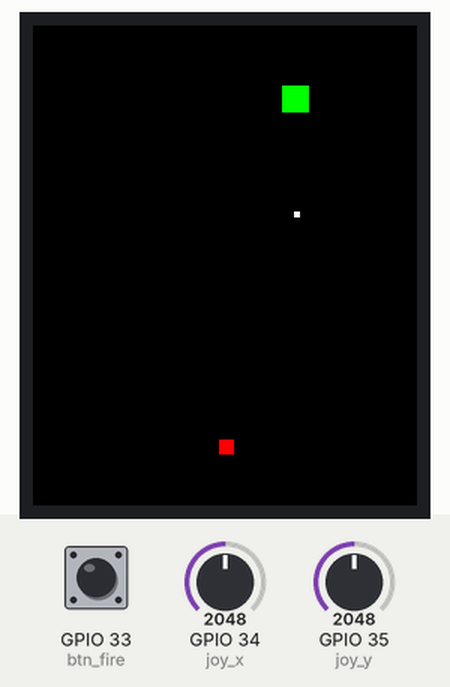
Simulated run of this program. Board: ESP32 board running MicroPython. Shown: 128×160 colour display. Inputs (shaded band) come from the test bench; at power-on: GPIO 34 (joy_x) = 2048, GPIO 35 (joy_y) = 2048, GPIO 33 (btn_fire) LOW (analog values on the 0–4095 scale). Random numbers come from a fixed seed.

Above: at 2.1 s.
2.2 s: GPIO 34 (joy_x) set to 3603
At 2.63 s:
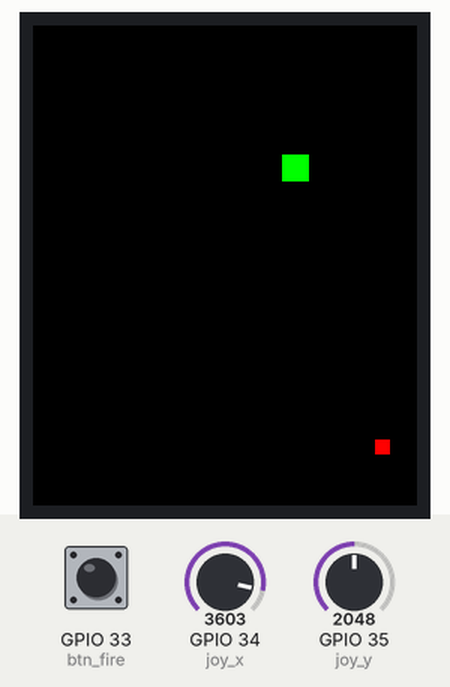
3.9 s: GPIO 35 (joy_y) set to 3603
At 4.14 s:
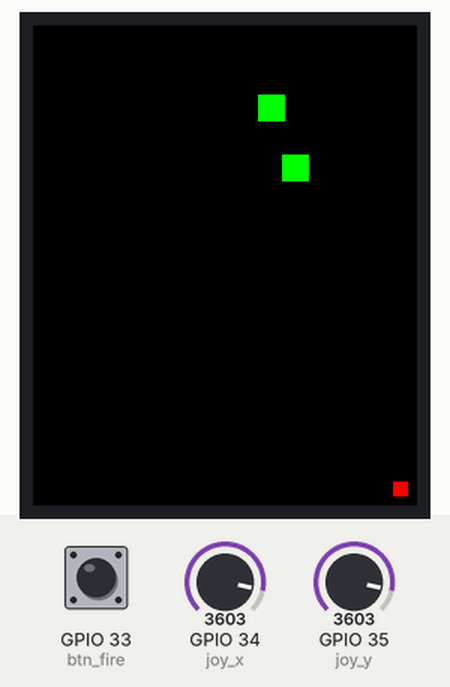
5.4 s: GPIO 33 (btn_fire) pulled HIGH for 0.15 s
At 5.68 s:
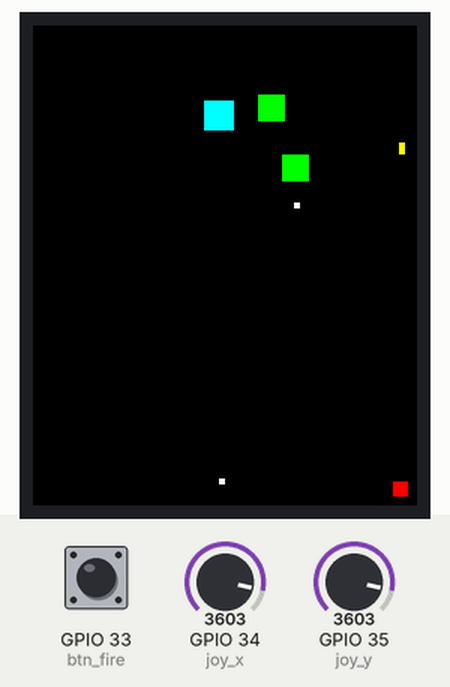
6.1 s: GPIO 33 (btn_fire) pulled HIGH for 1 s
At 6.29 s:
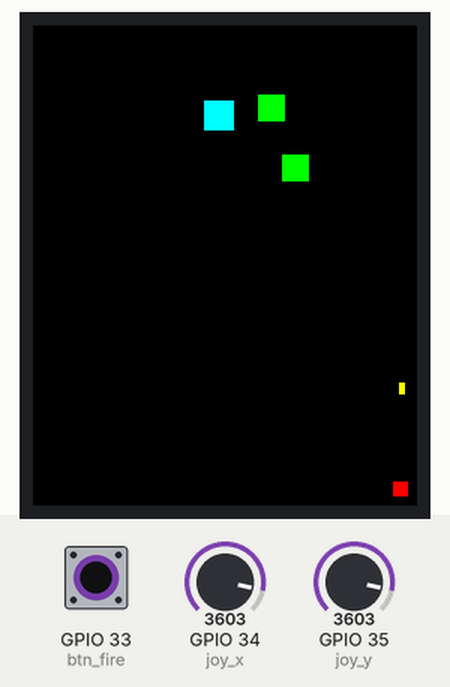
7.7 s: GPIO 35 (joy_y) set to 491
At 8.11 s:
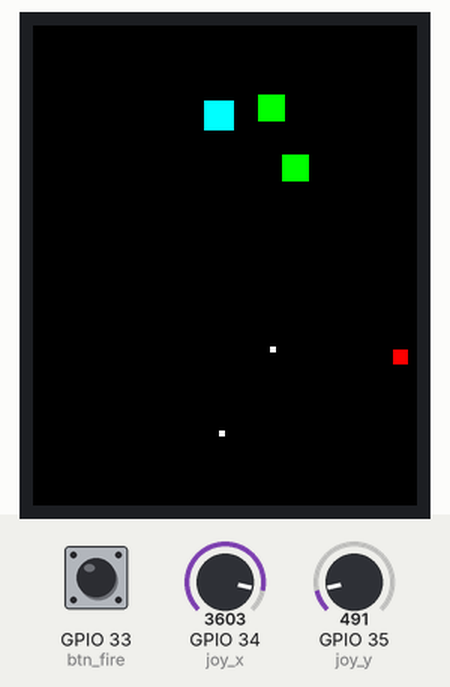
10.7 s: GPIO 34 (joy_x) set to 0
At 11.15 s:
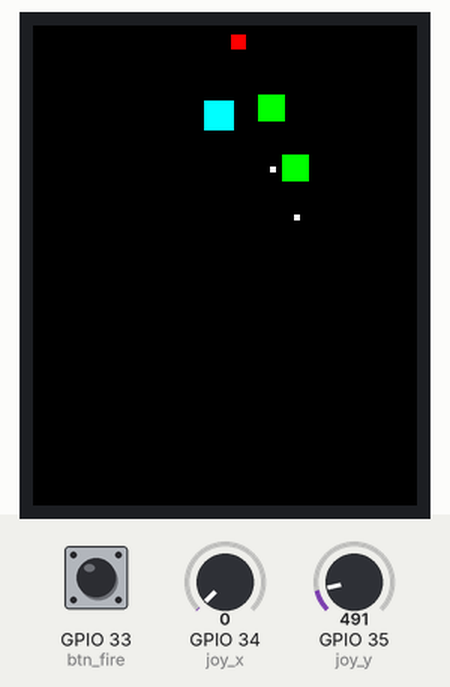
Timing chart, 0 to 13.7 s (numbered marks = the images above; inputs shaded):
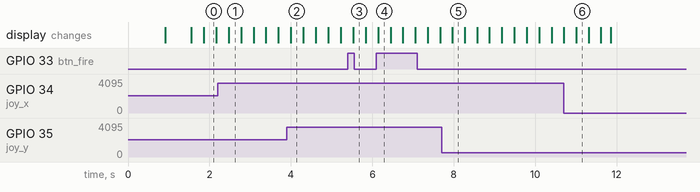

The program:

_____-chat.py
```python
import machine
from machine import Pin, ADC, SPI, PWM
import st7735 #https://github.com/boochow/MicroPython-ST7735/blob/master/ST7735.py
import time
import random

# ============================================================
#                      하드웨어 설정
# ============================================================

# SPI로 ST7735 TFT 연결
spi = SPI(
    2,
    baudrate=40000000,
    polarity=0,
    phase=0,
    sck=Pin(18),
    mosi=Pin(23)
)

# TFT 초기화 (CS=16, DC=17, RST=5)
tft = st7735.TFT(spi, 16, 17, 5)
tft.initr()
tft.rgb(True)

# 백라이트 PWM 제어
blk = PWM(Pin(2))
blk.freq(1000)
blk.duty(1023)

# 조이스틱 아날로그 입력
joy_x = ADC(Pin(34))
joy_y = ADC(Pin(35))
joy_x.atten(ADC.ATTN_11DB)
joy_y.atten(ADC.ATTN_11DB)

# 발사 버튼
btn_fire = Pin(33, Pin.IN)

# ============================================================
#                        상수 정의
# ============================================================

CENTER   = 2048       # 조이스틱 중앙값
DEADZONE = 1000       # 흔들림 방지 데드존

SCREEN_W = 128
SCREEN_H = 160

# 자주 쓰는 색상 캐싱 (속도 향상)
BLACK  = st7735.TFT.BLACK
RED    = st7735.TFT.RED
WHITE  = st7735.TFT.WHITE
GREEN  = st7735.TFT.GREEN
CYAN   = st7735.TFT.CYAN
YELLOW = st7735.TFT.YELLOW
MAROON = st7735.TFT.MAROON

# ============================================================
#                5x5 픽셀 폰트 (GAME OVER)
# ============================================================

font_map = {
    'G':[0b01110,0b10000,0b10111,0b10001,0b01110],
    'A':[0b01110,0b10001,0b11111,0b10001,0b10001],
    'M':[0b10001,0b11011,0b10101,0b10001,0b10001],
    'E':[0b11111,0b10000,0b11110,0b10000,0b11111],
    'O':[0b01110,0b10001,0b10001,0b10001,0b01110],
    'V':[0b10001,0b10001,0b10001,0b01010,0b00100],
    'R':[0b11110,0b10001,0b11110,0b10100,0b10010],
    ' ':[0]*5
}

def draw_pixel_text(text, x, y, color, size=1):
    """
    5x5 비트맵 폰트를 size 배율로 화면에 출력
    """
    cx = x
    for ch in text:
        bitmap = font_map.get(ch)
        if bitmap:
            for i, col in enumerate(bitmap):
                for j in range(5):
                    if col & (1 << j):
                        tft.fillrect(
                            (cx+i*size, y+j*size),
                            (size, size),
                            color
                        )
        cx += 6 * size

# ============================================================
#                  충돌 판정 함수
# ============================================================

def hit(ax, ay, bx, by, r):
    """
    사각형 기반 간단 충돌 판정
    (원형보다 빠르고 픽셀 게임에 충분)
    """
    return abs(ax-bx) < r and abs(ay-by) < r

# ============================================================
#                     메인 게임 루프
# ============================================================

while True:  # 게임 재시작 루프
    tft.fill(BLACK)

    # ---------------- 플레이어 상태 ----------------
    p_x, p_y = 64, 140         # 현재 위치
    old_px, old_py = p_x, p_y # 이전 위치 (잔상 제거용)
    p_speed = 2

    # ---------------- 오브젝트 리스트 ----------------
    bullets = []   # [x, y, old_y, speed]
    enemies = []   # [x, y, old_y, hp, stop_y, size, spawn_time]
    ebullets = []  # [x, y, old_y]

    # ---------------- 타이머 ----------------
    last_shot  = 0
    last_enemy = 0

    game_over = False

    # ========================================================
    #                     프레임 루프
    # ========================================================
    while not game_over:
        now = time.ticks_ms()

        # ----------------------------------------------------
        # 1. 입력 처리 (조이스틱)
        # ----------------------------------------------------
        vx = joy_x.read()
        vy = joy_y.read()

        old_px, old_py = p_x, p_y
        moving_up = False

        if vx < CENTER-DEADZONE:
            p_x -= p_speed
        elif vx > CENTER+DEADZONE:
            p_x += p_speed

        if vy < CENTER-DEADZONE:
            p_y -= p_speed
            moving_up = True
        elif vy > CENTER+DEADZONE:
            p_y += p_speed

        # 화면 밖으로 못 나가게 제한
        p_x = min(122, max(5, p_x))
        p_y = min(154, max(5, p_y))

        # ----------------------------------------------------
        # 2. 플레이어 발사 처리
        # ----------------------------------------------------
        if btn_fire.value() and time.ticks_diff(now, last_shot) > 180:
            bullets.append([
                p_x,
                p_y - 5,
                p_y - 5,
                10 + (p_speed if moving_up else 0)
            ])
            last_shot = now

        # ----------------------------------------------------
        # 3. 적 생성 로직
        # ----------------------------------------------------
        if len(enemies) < 3 and time.ticks_diff(now, last_enemy) > 1500:
            size = random.randint(8, 13)

            # 크기에 따라 체력 결정
            hp = 1 if size < 10 else (2 if size < 12 else 4)

            y = -10  # 화면 위에서 등장
            enemies.append([
                random.randint(15, 110),
                y, y, hp,
                random.randint(20, 50),
                size,
                now
            ])
            last_enemy = now

        # ----------------------------------------------------
        # 4. 아군 총알 처리
        # ----------------------------------------------------
        new_bullets = []
        for b in bullets:
            x, y, old_y, speed = b

            # 이전 프레임 총알 삭제
            tft.fillrect((x, old_y), (2, 4), BLACK)

            # 이동
            y -= speed
            if y <= 0:
                continue

            # 적과 충돌 검사
            hit_flag = False
            for e in enemies:
                if hit(x, y, e[0], e[1], e[5]//2):
                    e[3] -= 1  # 적 HP 감소
                    hit_flag = True
                    break

            if not hit_flag:
                tft.fillrect((x, y), (2, 4), YELLOW)
                new_bullets.append([x, y, y, speed])

        bullets = new_bullets

        # ----------------------------------------------------
        # 5. 적 이동 / 공격 / 충돌
        # ----------------------------------------------------
        new_enemies = []
        for e in enemies:
            x, y, old_y, hp, stop_y, size, born = e
            half = size // 2

            # 이전 위치 제거 (잔상 방지 핵심)
            tft.fillrect((x-half, old_y-half), (size, size), BLACK)

            # 10초 후 자폭 돌진 상태
            charging = time.ticks_diff(now, born) > 10000

            if charging:
                y += 4
            elif y < stop_y:
                y += 1

            # 플레이어 충돌 / 화면 밖
            if hit(p_x, p_y, x, y, half+3) or y > SCREEN_H:
                game_over = True
                continue

            # 적 총알 발사
            if not charging and random.randint(1, 60) == 1:
                ebullets.append([x, y+half, y+half])

            # 살아있으면 다시 그림
            if hp > 0:
                color = MAROON if charging else (GREEN if hp == 1 else CYAN)
                tft.fillrect((x-half, y-half), (size, size), color)
                new_enemies.append([x, y, y, hp, stop_y, size, born])

        enemies = new_enemies

        # ----------------------------------------------------
        # 6. 적 총알 처리
        # ----------------------------------------------------
        new_eb = []
        for eb in ebullets:
            x, y, old_y = eb

            # 이전 위치 삭제
            tft.fillrect((x, old_y), (2, 2), BLACK)

            y += 4

            if hit(p_x, p_y, x, y, 4):
                game_over = True
                continue

            if y < SCREEN_H:
                tft.fillrect((x, y), (2, 2), WHITE)
                new_eb.append([x, y, y])

        ebullets = new_eb

        # ----------------------------------------------------
        # 7. 플레이어 그리기
        # ----------------------------------------------------
        tft.fillrect((old_px-2, old_py-2), (5, 5), BLACK)
        tft.fillrect((p_x-2, p_y-2), (5, 5), RED)

        time.sleep_ms(10)

    # ========================================================
    #                    GAME OVER 화면
    # ========================================================
    tft.fill(RED)
    tft.fillrect((0, 65), (128, 30), BLACK)
    draw_pixel_text("GAME OVER", 12, 72, WHITE, 2)

    time.sleep(1)
    while not btn_fire.value():
        time.sleep_ms(100)
```
